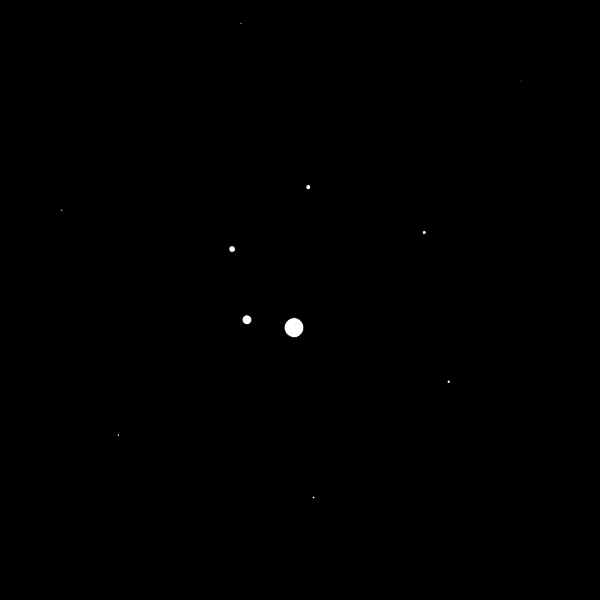
Frame 1 (no input)
Frame 60 (no input): identical to frame 1, image omitted
Frame 120 (the mouse pressed at the canvas centre since frame 60): identical to frame 1, image omitted

The p5.js sketch that drew this single still picture (run headless with seeded random() and noise() and a simulated clock; from frame 60 on, the mouse is pressed at the canvas centre):

// p5.js sketch
// ── sketch.js
var s = 20;
var n = 15;

var particles = [];

function setup() {
 createCanvas(600,600);
	
 for(var i = 0; i < n; i++){
 	var x = map(i,0,n,0,360);
 	particles.push(new Particle(i,s));
 }
 console.log(particles);
}


function draw() {
 background(0);
 translate(width/2,height/2);
	for(var i = 0; i < n; i++){
  push();
	 rotate(particles[i].r);
	 particles[i].show();
	 pop();
	}
	
	/*stroke(255,0,0);
	beginShape();
 for(var i = 0; i < n; i++){
 	vertex(cos(particles[i].r*s),sin(particles[i].r*s));
 }
 endShape();*/
}

function Particle(r,s){
	this.r = r;
	this.s = s;
	
	this.show = function(){
		ellipse(r*s,r*s,s/r,s/r);	 
	}
}
